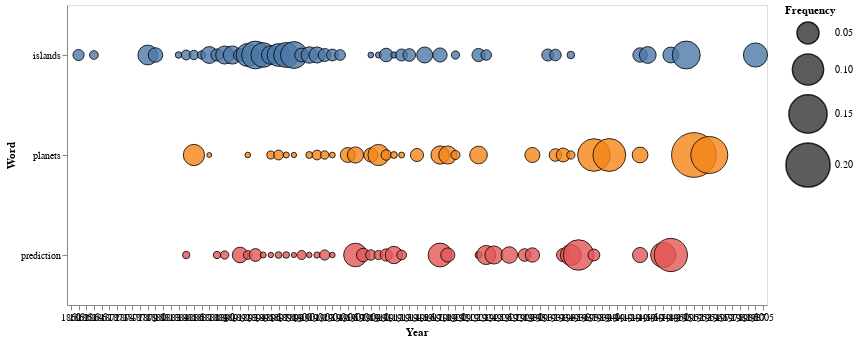

Source (notebook cell):
### Markdown cell above
### Create a bubbleline chart

### Code cell
# Create a chart
alt.Chart(df_words.loc[df_words['year'] > 0]).mark_circle(
    
    # Style the circles
    opacity=0.8,
    stroke='black',
    strokeWidth=1
).encode(
    
    # Year on the X axis
    x=alt.X('year:O', axis=alt.Axis(format='c', title='Year', labelAngle=0)),
    
    # Object type on the Y axis
    y=alt.Y('word:N', title='Word'),
    
    # Size of the circles represents the number of objects
    size=alt.Size('count:Q',
        scale=alt.Scale(range=[0, 2000]),
        legend=alt.Legend(title='Frequency')
    ),
    
    # Color the circles by object type
    color=alt.Color('word:N', legend=None),
    
    # More details on hover
    tooltip=[alt.Tooltip('word:N', title='Word'), alt.Tooltip('year:O', title='Year'), alt.Tooltip('count:Q', title='Frequency', format=',')]
).properties(
    width=700,
    height=300
)

### Figure 1 — Vega-Lite specification as saved in the notebook (floating-point values rounded to 4 significant figures; data arrays with more than 128 entries replaced by an {"elided": "..."} marker saying what was removed)
{"$schema": "https://vega.github.io/schema/vega-lite/v3.4.0.json", "config": {"mark": {"tooltip": null}, "view": {"height": 300, "width": 400}}, "data": {"name": "data-43c6196c504f616f160e008614a5dc00"}, "datasets": {"data-43c6196c504f616f160e008614a5dc00": {"elided": "273 records"}}, "encoding": {"color": {"field": "word", "legend": null, "type": "nominal"}, "size": {"field": "count", "legend": {"title": "Frequency"}, "scale": {"range": [0, 2000]}, "type": "quantitative"}, "tooltip": [{"field": "word", "title": "Word", "type": "nominal"}, {"field": "year", "title": "Year", "type": "ordinal"}, {"field": "count", "format": ",", "title": "Frequency", "type": "quantitative"}], "x": {"axis": {"format": "c", "labelAngle": 0, "title": "Year"}, "field": "year", "type": "ordinal"}, "y": {"field": "word", "title": "Word", "type": "nominal"}}, "height": 300, "mark": {"opacity": 0.8, "stroke": "black", "strokeWidth": 1, "type": "circle"}, "width": 700}
